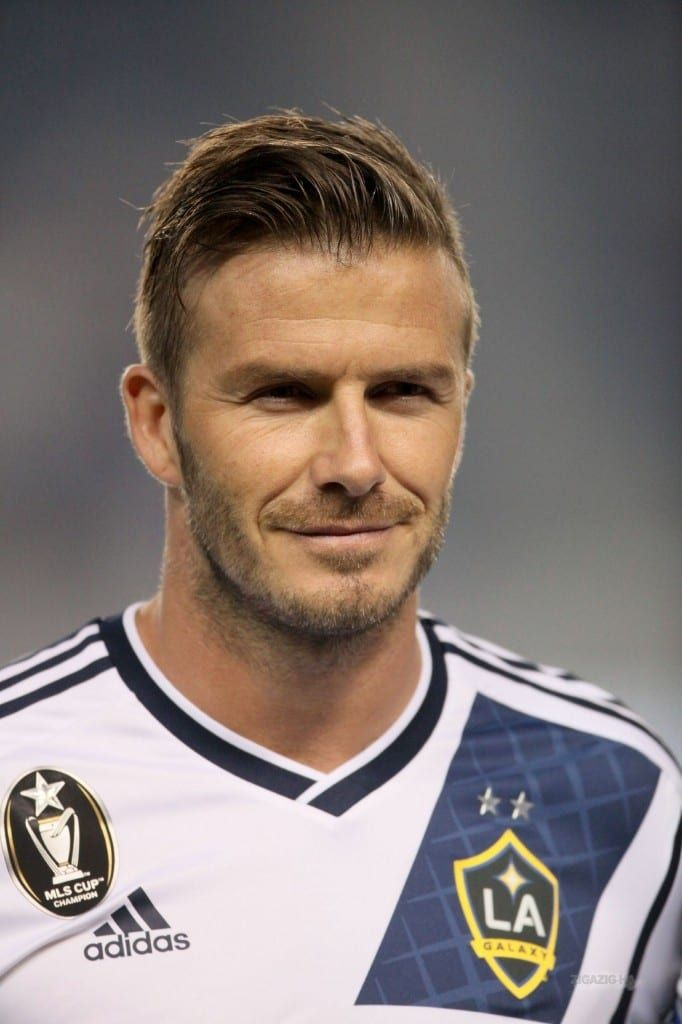
#> input picture sber-swap/examples/images/beckham.jpg, 682 x 1024 px; its folder holds only this picture in this run
$ python -i '图像特征训练.py'   (imports and definitions only)   (older library calls are emulated)
#> lines starting #> are read from the running program, lines starting #| are printed output that depends on the picture; after the words box and inside, x2 and y2 are one past the last pixel; in counts of white or black regions, pixels touching at a corner belong together
"""
完整的图像特征检测器 Demo - 适配 celeb-df-v2 数据集

功能：
1. 按视频级别划分训练集/验证集/测试集（避免数据泄漏）
2. 提取频域（SRM）+ 空域（LBP/GLCM/HOG等）特征
3. 训练 Linear SVM 分类器
4. 详细的训练日志输出（进度条、每个 epoch 的性能）
5. 测试集评估

数据集格式（celeb-df-v2）：
  celeb-df-v2/
    ├── Celeb-real/frames/{video_id}/{frame}.png
    ├── Celeb-synthesis/frames/{video_id}/{frame}.png  (fake)
    ├── YouTube-real/frames/{video_id}/{frame}.png
    └── List_of_testing_videos.txt (可选)

使用方法：
1. 在 Jupyter Notebook 中直接复制整个文件内容到一个单元格
2. 或者在命令行运行：python image_feature_detector_demo.py
"""

import os
import glob
import random
from typing import Optional, Tuple, List, Dict
from pathlib import Path

import cv2
import numpy as np
from PIL import Image
from scipy.stats import kurtosis, skew
from tqdm import tqdm

# GLCM graceful fallback
GLCM_AVAILABLE = True
GLCM_IMPORT_NOTE = None
try:
    from skimage.feature import local_binary_pattern, greycomatrix, greycoprops, hog
except ImportError:
    try:
        from skimage.feature import local_binary_pattern, hog
        from skimage.feature.texture import greycomatrix, greycoprops
        GLCM_IMPORT_NOTE = "Imported greycomatrix from skimage.feature.texture (compat mode)."
    except Exception:
        from skimage.feature import local_binary_pattern, hog
        GLCM_AVAILABLE = False
        GLCM_IMPORT_NOTE = "greycomatrix unavailable; GLCM features disabled."

from sklearn.model_selection import train_test_split
from sklearn.metrics import accuracy_score, f1_score, roc_auc_score, confusion_matrix
from sklearn.pipeline import make_pipeline
from sklearn.preprocessing import StandardScaler
from sklearn.svm import LinearSVC
import joblib


# ========== 配置部分 ==========
class Config:
    # 数据集根目录
    DATASET_ROOT = "/kaggle/input/celeb-df-v2"  # TODO: 修改为你的数据集路径

    # 真实视频帧目录列表
    REAL_DIRS = [
        f"{DATASET_ROOT}/Celeb-real/frames",
        f"{DATASET_ROOT}/YouTube-real/frames",
    ]

    # 伪造视频帧目录列表
    FAKE_DIRS = [
        f"{DATASET_ROOT}/Celeb-synthesis/frames",
    ]

    # 测试视频列表文件（可选）
    TEST_LIST_FILE = f"{DATASET_ROOT}/List_of_testing_videos.txt"

    # 训练参数
    MODEL_OUT = "image_feature_svm.joblib"
    RESIZE = 256
    MAX_FRAMES_PER_VIDEO = 5  # 每个视频最多采样的帧数
    TRAIN_RATIO = 0.7
    VAL_RATIO = 0.15
    TEST_RATIO = 0.15
    RANDOM_STATE = 42

    # 调试选项（限制视频数量以快速测试）
    DEBUG_MODE = False
    DEBUG_MAX_VIDEOS = 20  # 仅在 DEBUG_MODE=True 时生效


# ========== 特征提取模块 ==========
def _load_image_bgr(image_input, resize: Optional[int] = None) -> np.ndarray:
    """加载图像为 BGR 格式"""
    if isinstance(image_input, bytes):
        arr = np.frombuffer(image_input, np.uint8)
        img = cv2.imdecode(arr, cv2.IMREAD_COLOR)
    elif isinstance(image_input, Image.Image):
        img = cv2.cvtColor(np.array(image_input.convert("RGB")), cv2.COLOR_RGB2BGR)
    elif isinstance(image_input, np.ndarray):
        img = image_input
    elif isinstance(image_input, str):
        img = cv2.imread(image_input)
    else:
        raise TypeError(f"Unsupported image input type: {type(image_input)}")

    if img is None:
        raise ValueError("Failed to load/decode image")
    if resize:
        img = cv2.resize(img, (resize, resize), interpolation=cv2.INTER_LINEAR)
    return img


# SRM 核心
SRM_KERNELS = np.stack([
    [[0, 0, 0, 0, 0], [0, -1, 2, -1, 0], [0, 2, -4, 2, 0], [0, -1, 2, -1, 0], [0, 0, 0, 0, 0]],
    [[-1, 2, -2, 2, -1], [2, -6, 8, -6, 2], [-2, 8, -12, 8, -2], [2, -6, 8, -6, 2], [-1, 2, -2, 2, -1]],
    [[0, 0, 0, 0, 0], [0, 1, -2, 1, 0], [0, -2, 4, -2, 0], [0, 1, -2, 1, 0], [0, 0, 0, 0, 0]],
], axis=0).astype(np.float32)
# [3 lines not run here, left out]


def extract_srm_features(bgr: np.ndarray, bins: int = 32, clip: float = 3.0) -> np.ndarray:
    """提取 SRM 频域特征"""
    gray = cv2.cvtColor(bgr, cv2.COLOR_BGR2GRAY).astype(np.float32)
    feats = []
    for k in SRM_KERNELS:
        res = cv2.filter2D(gray, -1, k, borderType=cv2.BORDER_REFLECT)
        res = np.clip(res, -clip, clip)
        res_flat = res.reshape(-1)
        feats += [res_flat.mean(), res_flat.std() + 1e-6, skew(res_flat), kurtosis(res_flat)]
        hist, _ = np.histogram(res_flat, bins=bins, range=(-clip, clip), density=True)
        feats += hist.tolist()
    return np.array(feats, dtype=np.float32)


def extract_spatial_features(bgr: np.ndarray, face_box=None, resize: int = 256) -> np.ndarray:
    """提取空域显式特征：LBP, GLCM, Sobel/Laplacian, HOG, 颜色一致性"""
    if face_box:
        x1, y1, x2, y2 = face_box
        bgr = bgr[y1:y2, x1:x2]
    if resize:
        bgr = cv2.resize(bgr, (resize, resize))
    gray = cv2.cvtColor(bgr, cv2.COLOR_BGR2GRAY)

    feats = []

    # LBP histogram
    lbp = local_binary_pattern(gray, P=8, R=2, method="uniform")
    hist, _ = np.histogram(lbp, bins=np.arange(0, 8 + 3), range=(0, 8 + 2), density=True)
    feats += hist.tolist()

    # GLCM stats
    if GLCM_AVAILABLE:
        quant = (gray / 4).astype(np.uint8)
        glcm = greycomatrix(quant, distances=[1], angles=[0], levels=64, symmetric=True, normed=True)
        for prop in ["contrast", "homogeneity", "energy", "correlation"]:
            feats.append(greycoprops(glcm, prop)[0, 0])
    else:
        feats += [0.0, 0.0, 0.0, 0.0]

    # Gradient stats
    gx = cv2.Sobel(gray, cv2.CV_32F, 1, 0, ksize=3)
    gy = cv2.Sobel(gray, cv2.CV_32F, 0, 1, ksize=3)
    mag = cv2.magnitude(gx, gy)
    feats += [mag.mean(), mag.std()]

    lap = cv2.Laplacian(gray, cv2.CV_32F, ksize=3)
    feats += [lap.mean(), lap.std(), skew(lap.reshape(-1)), kurtosis(lap.reshape(-1))]

    # HOG
    hog_feat = hog(gray, pixels_per_cell=(16, 16), cells_per_block=(2, 2), orientations=8, feature_vector=True)
    feats += hog_feat.tolist()

    # Color consistency
    means = bgr.reshape(-1, 3).mean(axis=0)
    stds = bgr.reshape(-1, 3).std(axis=0)
    feats += means.tolist() + stds.tolist()
    h, w, _ = bgr.shape
    margin = max(1, h // 8)
    center = bgr[margin:-margin, margin:-margin]
    border = bgr.copy()
    border[margin:-margin, margin:-margin] = 0
    if np.any(border):
        b_mask = (np.sum(border, axis=2) > 0)
        b_vals = border[b_mask]
        b_mean = b_vals.reshape(-1, 3).mean(axis=0)
        c_mean = center.reshape(-1, 3).mean(axis=0)
        feats += (c_mean - b_mean).tolist()
    else:
        feats += [0.0, 0.0, 0.0]

    return np.array(feats, dtype=np.float32)


def extract_combined_features(image_input, resize: int = 256) -> np.ndarray:
    """提取组合特征（SRM + 空域）"""
    bgr = _load_image_bgr(image_input, resize=resize)
    srm = extract_srm_features(bgr)
    spatial = extract_spatial_features(bgr, resize=resize)
    return np.concatenate([srm, spatial], axis=0)


# ========== 数据加载模块 ==========
# [269 lines left out: functions collect_video_ids_and_labels, sample_frames_from_video, load_features_from_videos, evaluate_model, main, not called in this run]


# [2 lines not run here, left out]

>>> import cv2
>>> picture = cv2.cvtColor(cv2.imread('../sber-swap/examples/images/beckham.jpg'), cv2.COLOR_BGR2RGB)
>>> result = extract_combined_features(picture)
#> the loop in extract_srm_features, `for k in SRM_KERNELS:` made 3 passes
#> feats on pass 1: [-0.0108, 2.47, 0.00511, -1.62]
#> pass 1, in extract_srm_features, `res = np.clip(res, -clip, clip)`:
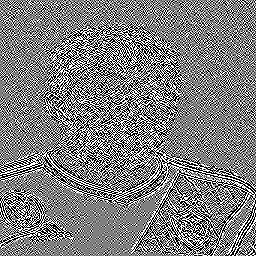
#> res: shape (256, 256) float32; min -3, max 3, mean -0.0108; drawn with min black and max white
#> after the loop in extract_srm_features, `for k in SRM_KERNELS:`: feats = 108 values, max 2.84 at index 37, min -1.91 at index 39, mean 0.173
#> in extract_combined_features, `srm = extract_srm_features(bgr)`: srm has the same summary as feats in extract_srm_features
#> in extract_spatial_features, `lbp = local_binary_pattern(gray, P=8, R=2, method="uniform")`:
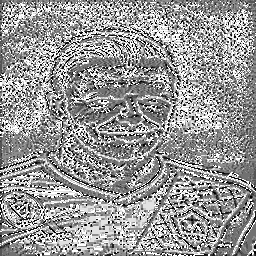
#> lbp: shape (256, 256) float64; min 0, max 9, mean 5.34; drawn with min black and max white
#> in extract_spatial_features, `hist, _ = np.histogram(lbp, bins=np.arange(0, 8 + 3), range=(0, 8 + 2)..`: hist = [0.0468, 0.066, 0.0441, 0.0902, 0.168, 0.133, 0.0671, 0.094, 0.0993, 0.192]
#> in extract_spatial_features, `feats += hist.tolist()`: feats has the same summary as hist
#> in extract_spatial_features, `quant = (gray / 4).astype(np.uint8)`:
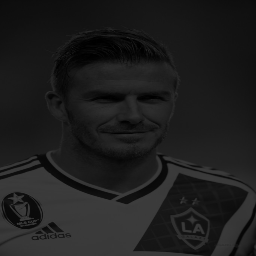
#> quant: shape (256, 256); min 0, max 63, mean 29.6
#> after the loop in extract_spatial_features, `for prop in ["contrast", "homogeneity", "energy", "correlation"]:`: feats = [0.0468, 0.066, 0.0441, 0.0902, 0.168, 0.133, 0.0671, 0.094, 0.0993, 0.192, 16.84, 0.693, 0.114, 0.962]
#> in extract_spatial_features, `mag = cv2.magnitude(gx, gy)`:
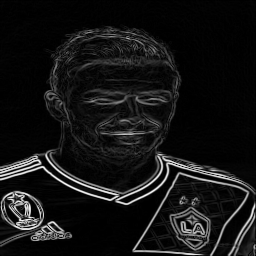
#> mag: shape (256, 256) float32; min 0, max 813, mean 67.3; drawn with min black and max white
#> in extract_spatial_features, `feats += [mag.mean(), mag.std()]`: feats = [0.0468, 0.066, 0.0441, 0.0902, 0.168, 0.133, 0.0671, 0.094, 0.0993, 0.192, 16.84, 0.693, 0.114, 0.962, 67.27, 130.4]
#> in extract_spatial_features, `lap = cv2.Laplacian(gray, cv2.CV_32F, ksize=3)`:
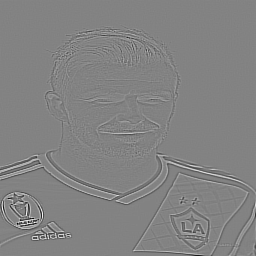
#> lap: shape (256, 256) float32; min -1382, max 1310, mean -0.1; drawn with min black and max white
#> in extract_spatial_features, `feats += [lap.mean(), lap.std(), skew(lap.reshape(-1)), kurtosis(lap.r..`: feats = [0.0468, 0.066, 0.0441, 0.0902, 0.168, 0.133, 0.0671, 0.094, 0.0993, 0.192, 16.84, 0.693, 0.114, 0.962, 67.27, 130.4, -0.0662, 122.2, 0.291, 17.84]
#> in extract_spatial_features, `hog_feat = hog(gray, pixels_per_cell=(16, 16), cells_per_block=(2, 2),..`: hog_feat = 7200 values, max 0.669 at index 6489, min 0 at index 31, mean 0.137
#> in extract_spatial_features, `feats += hog_feat.tolist()`: feats = 7220 values, max 130.4 at index 15, min -0.0662 at index 16, mean 0.186
#> in extract_spatial_features, `means = bgr.reshape(-1, 3).mean(axis=0)`: means = [131.2, 119.9, 115.7]
#> in extract_spatial_features, `stds = bgr.reshape(-1, 3).std(axis=0)`: stds = [65.04, 59.38, 61.24]
#> in extract_spatial_features, `feats += means.tolist() + stds.tolist()`: feats = 7226 values, max 131.2 at index 7220, min -0.0662 at index 16, mean 0.262
#> in extract_spatial_features, `center = bgr[margin:-margin, margin:-margin]`:
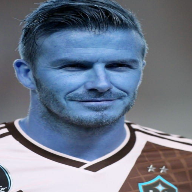
#> center: shape (192, 192, 3); mean of channels 0, 1, 2 137.4, 119.6, 109.6; drawn as B, G, R
#> in extract_spatial_features, `b_mask = (np.sum(border, axis=2) > 0)`:
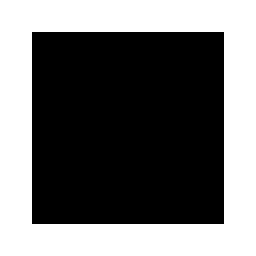
#> b_mask: shape (256, 256) bool; 43.8% white; 1 white region, box (x1, y1, x2, y2) and area: (0, 0, 256, 256) 28672
#> in extract_spatial_features, `b_mean = b_vals.reshape(-1, 3).mean(axis=0)`: b_mean = [123.2, 120.2, 123.6]
#> in extract_spatial_features, `c_mean = center.reshape(-1, 3).mean(axis=0)`: c_mean = [137.4, 119.6, 109.6]
#> in extract_spatial_features, `feats += (c_mean - b_mean).tolist()`: feats = 7229 values, max 131.2 at index 7220, min -13.91 at index 7228, mean 0.262
#> in extract_combined_features, `spatial = extract_spatial_features(bgr, resize=resize)`: spatial has the same summary as feats in extract_spatial_features
#> result = 7337 values, max 131.2 at index 7328, min -13.91 at index 7336, mean 0.261

$ run again, on sber-swap/examples/images/mark.jpg
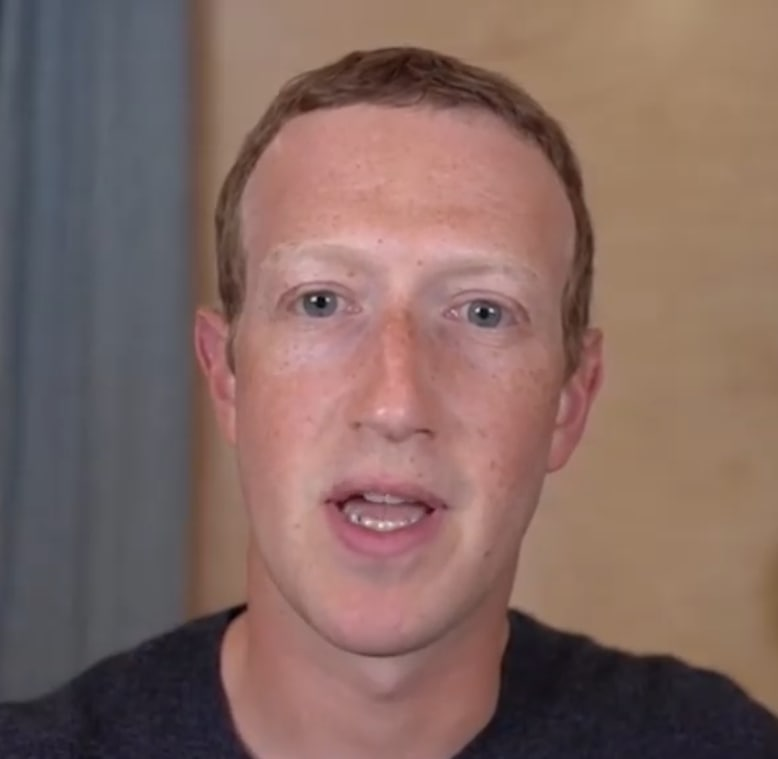
#> input picture sber-swap/examples/images/mark.jpg, 778 x 759 px
#> the loop in extract_srm_features, `for k in SRM_KERNELS:` made 3 passes
#> feats on pass 1: [0.00526, 1.92, -0.0037, -0.926]
#> after the loop in extract_srm_features, `for k in SRM_KERNELS:`: feats = 108 values, max 2.58 at index 37, min -1.71 at index 39, mean 0.175
#> srm has the same summary as feats in extract_srm_features
#> hist = [0.022, 0.0425, 0.0357, 0.103, 0.195, 0.22, 0.0704, 0.0709, 0.122, 0.118]
#> in extract_spatial_features, `feats += hist.tolist()`: feats has the same summary as hist
#> after the loop in extract_spatial_features, `for prop in ["contrast", "homogeneity", "energy", "correlation"]:`: feats = [0.022, 0.0425, 0.0357, 0.103, 0.195, 0.22, 0.0704, 0.0709, 0.122, 0.118, 1.74, 0.778, 0.177, 0.986]
#> in extract_spatial_features, `feats += [mag.mean(), mag.std()]`: feats = [0.022, 0.0425, 0.0357, 0.103, 0.195, 0.22, 0.0704, 0.0709, 0.122, 0.118, 1.74, 0.778, 0.177, 0.986, 23.65, 38.42]
#> in extract_spatial_features, `lap = cv2.Laplacian(gray, cv2.CV_32F, ksize=3)`:
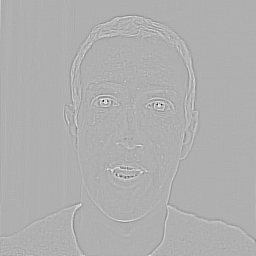
#> lap: shape (256, 256) float32; min -854, max 386, mean 0; drawn with min black and max white
#> in extract_spatial_features, `feats += [lap.mean(), lap.std(), skew(lap.reshape(-1)), kurtosis(lap.r..`: feats = [0.022, 0.0425, 0.0357, 0.103, 0.195, 0.22, 0.0704, 0.0709, 0.122, 0.118, 1.74, 0.778, 0.177, 0.986, 23.65, 38.42, 0.00626, 28.58, -0.876, 60.89]
#> hog_feat = 7200 values, max 0.573 at index 1847, min 0 at index 3, mean 0.13
#> in extract_spatial_features, `feats += hog_feat.tolist()`: feats = 7220 values, max 60.89 at index 19, min -0.876 at index 18, mean 0.151
#> means = [130.7, 104.4, 97.91]
#> stds = [47.83, 32.41, 26.94]
#> in extract_spatial_features, `feats += means.tolist() + stds.tolist()`: feats = 7226 values, max 130.7 at index 7220, min -0.876 at index 18, mean 0.212
#> in extract_spatial_features, `border[margin:-margin, margin:-margin] = 0`:
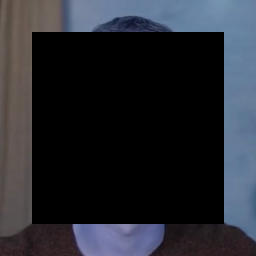
#> border: shape (256, 256, 3); mean of channels 0, 1, 2 48.2, 41.1, 38.6; drawn as B, G, R
#> b_mask: shape (256, 256) bool; 43.8% white; 1 white region, box (x1, y1, x2, y2) and area: (0, 0, 256, 256) 28672
#> b_mean = [110.1, 93.99, 88.32]
#> c_mean = [146.8, 112.5, 105.4]
#> in extract_spatial_features, `feats += (c_mean - b_mean).tolist()`: feats = 7229 values, max 130.7 at index 7220, min -0.876 at index 18, mean 0.222
#> spatial has the same summary as feats in extract_spatial_features
#> result = 7337 values, max 130.7 at index 7328, min -1.71 at index 39, mean 0.221

$ run again, on sber-swap/examples/images/murakami.jpg
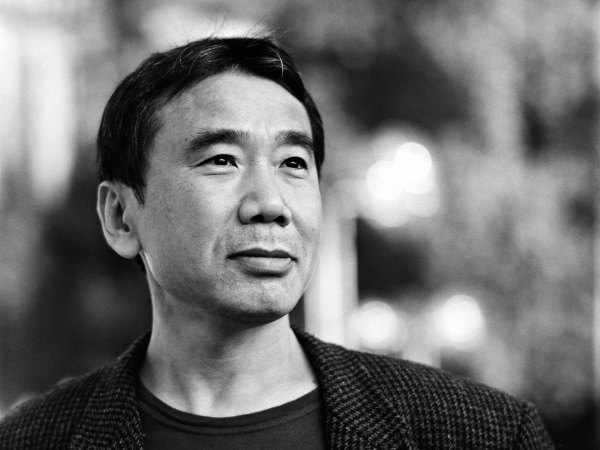
#> input picture sber-swap/examples/images/murakami.jpg, 600 x 450 px
#> picture is the input picture: shape (450, 600, 3); min 0, max 255, mean 112.5
#> the loop in extract_srm_features, `for k in SRM_KERNELS:` made 3 passes
#> feats on pass 1: [0.00471, 2.77, -0.00282, -1.86]
#> after the loop in extract_srm_features, `for k in SRM_KERNELS:`: feats = 108 values, max 2.94 at index 37, min -1.96 at index 39, mean 0.174
#> srm has the same summary as feats in extract_srm_features
#> hist = [0.0413, 0.055, 0.0498, 0.134, 0.276, 0.149, 0.0581, 0.0589, 0.0531, 0.125]
#> in extract_spatial_features, `feats += hist.tolist()`: feats has the same summary as hist
#> after the loop in extract_spatial_features, `for prop in ["contrast", "homogeneity", "energy", "correlation"]:`: feats = [0.0413, 0.055, 0.0498, 0.134, 0.276, 0.149, 0.0581, 0.0589, 0.0531, 0.125, 11.19, 0.498, 0.0552, 0.981]
#> in extract_spatial_features, `feats += [mag.mean(), mag.std()]`: feats = [0.0413, 0.055, 0.0498, 0.134, 0.276, 0.149, 0.0581, 0.0589, 0.0531, 0.125, 11.19, 0.498, 0.0552, 0.981, 62.9, 84.19]
#> in extract_spatial_features, `lap = cv2.Laplacian(gray, cv2.CV_32F, ksize=3)`:
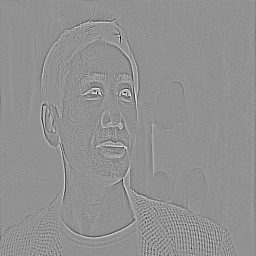
#> lap: shape (256, 256) float32; min -1004, max 754, mean -0.2; drawn with min black and max white
#> in extract_spatial_features, `feats += [lap.mean(), lap.std(), skew(lap.reshape(-1)), kurtosis(lap.r..`: feats = [0.0413, 0.055, 0.0498, 0.134, 0.276, 0.149, 0.0581, 0.0589, 0.0531, 0.125, 11.19, 0.498, 0.0552, 0.981, 62.9, 84.19, -0.206, 75.13, -0.413, 15.89]
#> hog_feat = 7200 values, max 0.462 at index 6915, min 0 at index 347, mean 0.145
#> in extract_spatial_features, `feats += hog_feat.tolist()`: feats = 7220 values, max 84.19 at index 15, min -0.413 at index 18, mean 0.18
#> means = [112.3, 112.3, 112.3]
#> stds = [68.99, 68.99, 68.99]
#> in extract_spatial_features, `feats += means.tolist() + stds.tolist()`: feats = 7226 values, max 112.3 at index 7220, min -0.413 at index 18, mean 0.255
#> in extract_spatial_features, `border[margin:-margin, margin:-margin] = 0`:
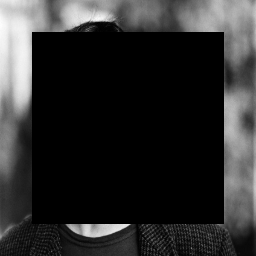
#> border: shape (256, 256, 3); min 0, max 253, mean 45
#> b_mask: shape (256, 256) bool; 43.8% white; 1 white region, box (x1, y1, x2, y2) and area: (0, 0, 256, 256) 28672
#> b_mean = [102.9, 102.9, 102.9]
#> c_mean = [119.7, 119.7, 119.7]
#> in extract_spatial_features, `feats += (c_mean - b_mean).tolist()`: feats = 7229 values, max 112.3 at index 7220, min -0.413 at index 18, mean 0.261
#> spatial has the same summary as feats in extract_spatial_features
#> result = 7337 values, max 112.3 at index 7328, min -1.96 at index 39, mean 0.26
